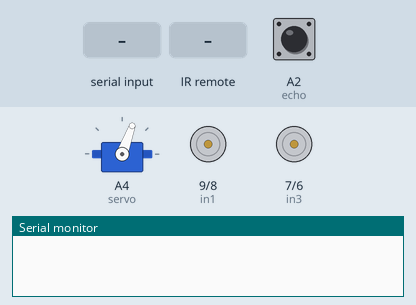
The sketch below on a simulated Arduino Uno, built with avr-gcc and run on an emulated ATmega328P. On the bench: servo, motor-driver pin pairs drawn as motors (green arrow = first pin HIGH = forward, orange = second pin HIGH = backward, longer = more drive, scaled by the enable pin), the last lines printed to the serial monitor. Wiring (inferred from the names in the program): servo: signal A4. The inputs (shaded band) are chosen by the test bench; at power-on: A2 (echo) LOW. Servo pulses on a pin are drawn as a servo (544–2400 µs = 0–180°).

Above: at 4.7 s.
4.8 s: "1\n" received over the second serial link
At 7.5 s:
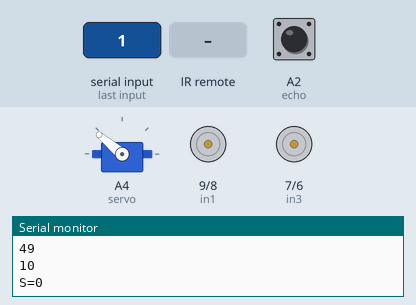
7.8 s: A2 (echo) pulsed HIGH 2 times (0.12 s each, 0.3 s apart)
At 10.2 s:
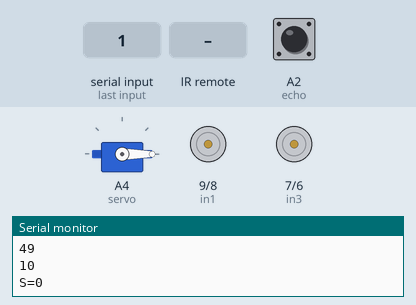
10.8 s: "0\n" received over the second serial link
At 12.8 s:
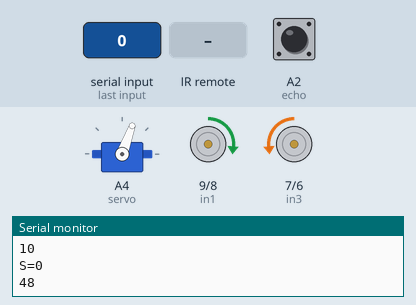
19.8 s: infrared code 0xFF02FD received
Timing chart, 0 to 23.8 s (numbered marks = the images above; inputs shaded):
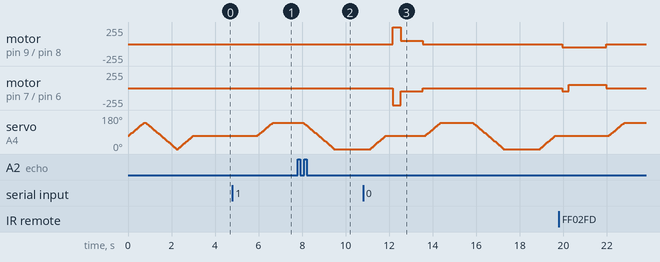

Measured:
- after the input at 4.8 s, servo on A4 (servo): moves from 70° to 140° over 0.67 s, starting after 1.2 s

The sketch:

script.ino
```cpp
#include <SoftwareSerial.h>
SoftwareSerial BT_Serial(2, 3); // RX, TX

#include <IRremote.h>
const int RECV_PIN = A5;
IRrecv irrecv(RECV_PIN);
decode_results results;

#define enA 10 // Enable1 L298 Pin enA
#define in1 9 // Right Motor forward L298 Pin in1
#define in2 8 // Right Motor backward L298 Pin in1
#define in3 7 // Left Motor forward L298 Pin in1
#define in4 6 // Left Motor backward L298 Pin in1
#define enB 5 // Enable2 L298 Pin enB

#define servo A4

#define R_S A0 // IR sensor Right
#define L_S A1 // IR sensor Left

#define echo A2    // Echo pin
#define trigger A3 // Trigger pin

int distance_L, distance_F = 30, distance_R;
long distance;
int set = 20; // Set the distance to be 20cm

int bt_ir_data; // Variable to receive data from the serial port and IRremote
int Speed = 130; // Speed of the motor
int mode = 0; // Mode of working type

void setup() { // Put your setup code here, to run once

  pinMode(R_S, INPUT); // Declare if sensor as input
  pinMode(L_S, INPUT); // Declare ir sensor as input

  pinMode(echo, INPUT ); // declare ultrasonic sensor Echo pin as input
  pinMode(trigger, OUTPUT); // declare ultrasonic sensor Trigger pin as Output

  pinMode(enA, OUTPUT); // Declare as output for L298 Pin enA
  pinMode(in1, OUTPUT); // Declare as output for L298 Pin in1
  pinMode(in2, OUTPUT); // Declare as output for L298 Pin in2
  pinMode(in3, OUTPUT); // Declare as output for L298 Pin in3
  pinMode(in4, OUTPUT); // Declare as output for L298 Pin in4
  pinMode(enB, OUTPUT); // Declare as output for L298 Pin enB

  irrecv.enableIRIn(); // Start the receiver
  irrecv.blink13(true);

  Serial.begin(9600); // Start serial communication at 9600bps
  BT_Serial.begin(9600);

  pinMode(servo, OUTPUT);

  for (int angle = 70; angle <= 140; angle += 5)  {
    servoPulse(servo, angle);
  }
  for (int angle = 140; angle >= 0; angle -= 5)  {
    servoPulse(servo, angle);
  }

  for (int angle = 0; angle <= 70; angle += 5)  {
    servoPulse(servo, angle);
  }
  delay(500);
}


void loop() {

  if (BT_Serial.available() > 0) { // If some date is sent, reads it and saves in state
    bt_ir_data = BT_Serial.read();
    Serial.println(bt_ir_data);
    if (bt_ir_data > 20) {
      Speed = bt_ir_data;
    }
  }

  if (irrecv.decode()) {
    Serial.println(results.value, HEX);
    bt_ir_data = irRemoteData();
    Serial.println(bt_ir_data);
    irrecv.resume(); // Receive the next value
    delay(100);
  }

  if (bt_ir_data == 8) {
    mode = 0;  // Manual Android Application and IR Remote Control Command
    stop();
  }
  else if (bt_ir_data == 9) {
    mode = 1;  // Auto Line Follower Command
    Speed = 130;
  }
  else if (bt_ir_data == 10) {
    mode = 2;  // Auto Obstacle Avoiding Command
    Speed = 255;
  }

  analogWrite(enA, Speed); // Write The Duty Cycle 0 to 255 Enable Pin A for Motor1 Speed
  analogWrite(enB, Speed); // Write The Duty Cycle 0 to 255 Enable Pin B for Motor2 Speed

  if (mode == 0) {
    roboticCarControl();
  }
  else if (mode == 1) {
    lineFollowerControl();
  }
  else if (mode == 2) {
    obstacleAvoidingControl();
  }

  delay(10);
}

void roboticCarControl() {
  keyControlCommand();
  voiceControlCommand();
}

void keyControlCommand() {
  // ===============================================================================
  //                          Key Control Command
  // ===============================================================================
  if (bt_ir_data == 1) {
    forward(); // If the bt_data is '1' the DC motor will go forward
  }
  else if (bt_ir_data == 2) {
    backward(); // If the bt_data is '2' the motor will reverse
  }
  else if (bt_ir_data == 3) {
    turnLeft(); // If the bt_data is '3' the motor will turn left
  }
  else if (bt_ir_data == 4) {
    turnRight(); // If the bt_data is '4' the motor will turn right
  }
  else if (bt_ir_data == 5) {
    stop(); // If the bt_data '5' the motor will stop
  }
}

void voiceControlCommand() {
  // ===============================================================================
  //                          Voice Control Command
  // ===============================================================================
  if (bt_ir_data == 6) {
    turnLeft();
    delay(400);
    bt_ir_data = 5;
  }
  else if (bt_ir_data == 7) {
    turnRight();
    delay(400);
    bt_ir_data = 5;
  }
}

void lineFollowerControl() {
  // ===============================================================================
  //                          Line Follower Control
  // ===============================================================================

  if (digitalRead(L_S) == HIGH && digitalRead(R_S) == LOW) {
    turnRight();
  }
  else if (digitalRead(R_S) == HIGH && digitalRead(L_S) == LOW) {
    turnLeft();
  }
  else
    forward();
}

void obstacleAvoidingControl() {
  // ===============================================================================
  //                          Obstacle Avoiding Control
  // ===============================================================================
  distance_F = ultrasonicRead();
  Serial.print("S=");
  Serial.println(distance_F);
  if (distance_F > set) {
    forward();
  }
  else
    checkSide();
}

long irRemoteData() {
  int IR_data;

  if (results.value == 0xFF02FD) {
    IR_data = 1;
  }
  else if (results.value == 0xFF9867) {
    IR_data = 2;
  }
  else if (results.value == 0xFFE01F) {
    IR_data = 3;
  }
  else if (results.value == 0xFF906F) {
    IR_data = 4;
  }
  else if (results.value == 0xFF629D || results.value == 0xFFA857) {
    IR_data = 5;
  }
  else if (results.value == 0xFF30CF) {
    IR_data = 8;
  }
  else if (results.value == 0xFF18E7) {
    IR_data = 9;
  }
  else if (results.value == 0xFF7A85) {
    IR_data = 10;
  }

  return IR_data;
}

void servoPulse (int pin, int angle) {
  int pwm = (angle * 11) + 500;    // Convert angle to microseconds
  digitalWrite(pin, HIGH);
  delayMicroseconds(pwm);
  digitalWrite(pin, LOW);
  delay(50);                   // Refresh cycle of servo
}


//**********************ultrasonicRead****************************
long ultrasonicRead() {
  digitalWrite(trigger, LOW);
  delayMicroseconds(2);
  digitalWrite(trigger, HIGH);
  delayMicroseconds(10);
  distance = pulseIn (echo, HIGH);
  return distance / 29 / 2;
}

void compareDistance() {
  if (distance_L > distance_R) {
    turnLeft();
    delay(350);
  }
  else if (distance_R > distance_L) {
    turnRight();
    delay(350);
  }
  else {
    backward();
    delay(300);
    turnRight();
    delay(600);
  }
}

void checkSide() {
  stop();
  delay(100);
  for (int angle = 70; angle <= 140; angle += 5)  {
    servoPulse(servo, angle);
  }
  delay(300);
  distance_L = ultrasonicRead();
  delay(100);
  for (int angle = 140; angle >= 0; angle -= 5)  {
    servoPulse(servo, angle);
  }
  delay(500);
  distance_R = ultrasonicRead();
  delay(100);
  for (int angle = 0; angle <= 70; angle += 5)  {
    servoPulse(servo, angle);
  }
  delay(300);
  compareDistance();
}

void forward() {
  setMotorPins(HIGH, LOW, HIGH, LOW);
}

void backward() {
  setMotorPins(LOW, HIGH, LOW, HIGH);
}

void turnRight() {
  setMotorPins(LOW, HIGH, HIGH, LOW);
}

void turnLeft() {
  setMotorPins(HIGH, LOW, LOW, HIGH);
}

void stop() {
  setMotorPins(LOW, LOW, LOW, LOW);
}

void setMotorPins(int rightForward, int rightBackward, int leftForward, int leftBackward) {
  digitalWrite(in1, rightForward);
  digitalWrite(in2, rightBackward);
  digitalWrite(in3, leftForward);
  digitalWrite(in4, leftBackward);
}
```
